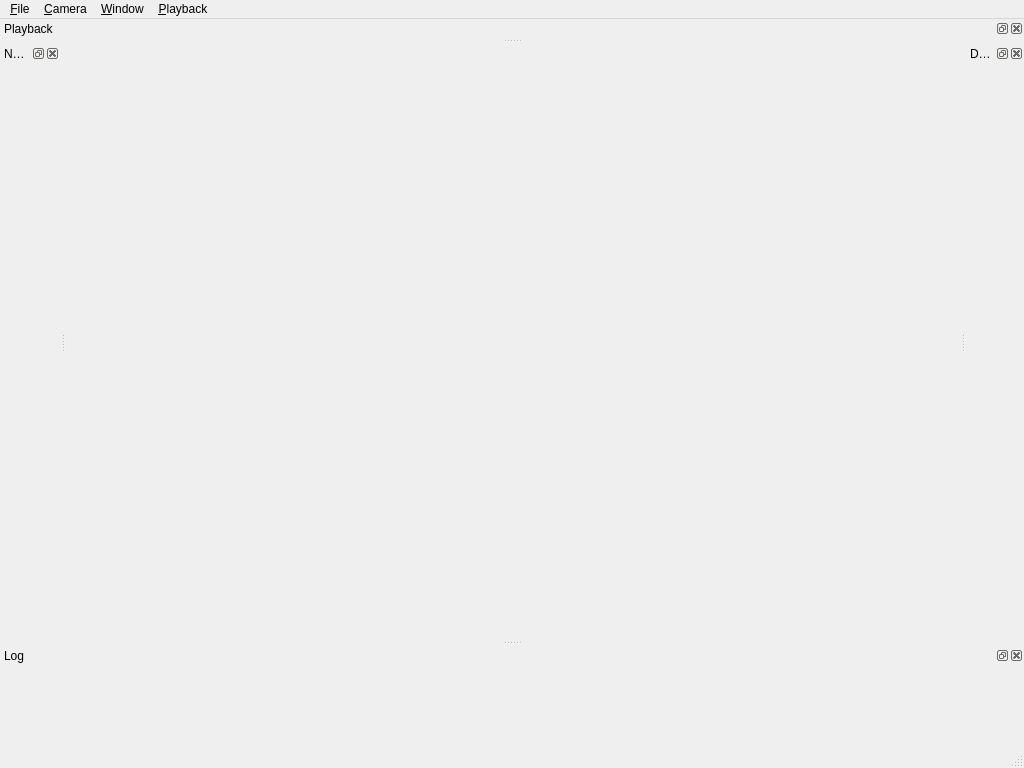
<?xml version="1.0" encoding="UTF-8"?>
<ui version="4.0">
 <class>MainWindow</class>
 <widget class="QMainWindow" name="MainWindow">
  <property name="geometry">
   <rect>
    <x>0</x>
    <y>0</y>
    <width>1024</width>
    <height>768</height>
   </rect>
  </property>
  <property name="windowTitle">
   <string>MainWindow</string>
  </property>
  <property name="windowIcon">
   <iconset resource="../../resources.qrc">
    <normaloff>:/application/application.png</normaloff>:/application/application.png</iconset>
  </property>
  <widget class="QWidget" name="centralwidget">
   <property name="baseSize">
    <size>
     <width>640</width>
     <height>480</height>
    </size>
   </property>
  </widget>
  <widget class="QMenuBar" name="menubar">
   <property name="geometry">
    <rect>
     <x>0</x>
     <y>0</y>
     <width>1024</width>
     <height>23</height>
    </rect>
   </property>
   <widget class="QMenu" name="menuFile">
    <property name="title">
     <string>&amp;File</string>
    </property>
    <addaction name="actionAbout"/>
    <addaction name="actionLoad"/>
    <addaction name="actionSettings"/>
    <addaction name="actionPreviewModel"/>
   </widget>
   <widget class="QMenu" name="menuWindow">
    <property name="title">
     <string>&amp;Window</string>
    </property>
    <addaction name="actionAddChart"/>
    <addaction name="actionRemovCharts"/>
    <addaction name="separator"/>
   </widget>
   <widget class="QMenu" name="menuCamera">
    <property name="title">
     <string>&amp;Camera</string>
    </property>
    <addaction name="actionResetCameraPosition"/>
    <addaction name="separator"/>
   </widget>
   <widget class="QMenu" name="menuPlayback">
    <property name="title">
     <string>&amp;Playback</string>
    </property>
    <addaction name="actionPlayPause"/>
   </widget>
   <addaction name="menuFile"/>
   <addaction name="menuCamera"/>
   <addaction name="menuWindow"/>
   <addaction name="menuPlayback"/>
  </widget>
  <widget class="QStatusBar" name="statusbar"/>
  <widget class="QDockWidget" name="nodesDock">
   <property name="sizePolicy">
    <sizepolicy hsizetype="Preferred" vsizetype="Preferred">
     <horstretch>0</horstretch>
     <verstretch>0</verstretch>
    </sizepolicy>
   </property>
   <property name="minimumSize">
    <size>
     <width>60</width>
     <height>35</height>
    </size>
   </property>
   <property name="baseSize">
    <size>
     <width>0</width>
     <height>0</height>
    </size>
   </property>
   <property name="allowedAreas">
    <set>Qt::AllDockWidgetAreas</set>
   </property>
   <property name="windowTitle">
    <string>Nodes</string>
   </property>
   <attribute name="dockWidgetArea">
    <number>1</number>
   </attribute>
  </widget>
  <widget class="QDockWidget" name="logDock">
   <property name="sizePolicy">
    <sizepolicy hsizetype="Preferred" vsizetype="Preferred">
     <horstretch>0</horstretch>
     <verstretch>0</verstretch>
    </sizepolicy>
   </property>
   <property name="minimumSize">
    <size>
     <width>100</width>
     <height>100</height>
    </size>
   </property>
   <property name="windowTitle">
    <string>Log</string>
   </property>
   <attribute name="dockWidgetArea">
    <number>8</number>
   </attribute>
  </widget>
  <widget class="QDockWidget" name="playbackDock">
   <property name="allowedAreas">
    <set>Qt::TopDockWidgetArea</set>
   </property>
   <property name="windowTitle">
    <string>Playback</string>
   </property>
   <attribute name="dockWidgetArea">
    <number>4</number>
   </attribute>
   <widget class="QWidget" name="dockWidgetContents_2"/>
  </widget>
  <widget class="QDockWidget" name="nodeDetailsDock">
   <property name="allowedAreas">
    <set>Qt::LeftDockWidgetArea|Qt::RightDockWidgetArea</set>
   </property>
   <property name="windowTitle">
    <string>Detail</string>
   </property>
   <attribute name="dockWidgetArea">
    <number>2</number>
   </attribute>
   <widget class="QWidget" name="dockWidgetContents"/>
  </widget>
  <action name="actionLoad">
   <property name="text">
    <string>&amp;Load</string>
   </property>
   <property name="shortcut">
    <string>Ctrl+O</string>
   </property>
  </action>
  <action name="actionCharts">
   <property name="checkable">
    <bool>true</bool>
   </property>
   <property name="checked">
    <bool>true</bool>
   </property>
   <property name="text">
    <string>&amp;Charts</string>
   </property>
   <property name="toolTip">
    <string>Toggle the Chart widget</string>
   </property>
  </action>
  <action name="actionNodes">
   <property name="checkable">
    <bool>true</bool>
   </property>
   <property name="checked">
    <bool>true</bool>
   </property>
   <property name="text">
    <string>&amp;Nodes</string>
   </property>
   <property name="toolTip">
    <string>Toggle the Nodes widget</string>
   </property>
  </action>
  <action name="actionCameraSettings">
   <property name="text">
    <string>Camera &amp;Settings</string>
   </property>
  </action>
  <action name="actionResetCameraPosition">
   <property name="text">
    <string>&amp;Reset Position</string>
   </property>
  </action>
  <action name="actionAddChart">
   <property name="text">
    <string>Add &amp;Chart</string>
   </property>
  </action>
  <action name="actionAbout">
   <property name="text">
    <string>&amp;About</string>
   </property>
  </action>
  <action name="actionRemovCharts">
   <property name="text">
    <string>&amp;Remove Charts</string>
   </property>
  </action>
  <action name="actionSettings">
   <property name="text">
    <string>&amp;Settings</string>
   </property>
   <property name="shortcut">
    <string>Ctrl+S</string>
   </property>
  </action>
  <action name="actionPlayPause">
   <property name="text">
    <string>Play/Pause</string>
   </property>
   <property name="shortcut">
    <string>P</string>
   </property>
  </action>
  <action name="actionPreviewModel">
   <property name="text">
    <string>&amp;Preview Model</string>
   </property>
  </action>
 </widget>
 <resources>
  <include location="../../resources.qrc"/>
 </resources>
 <connections/>
</ui>
